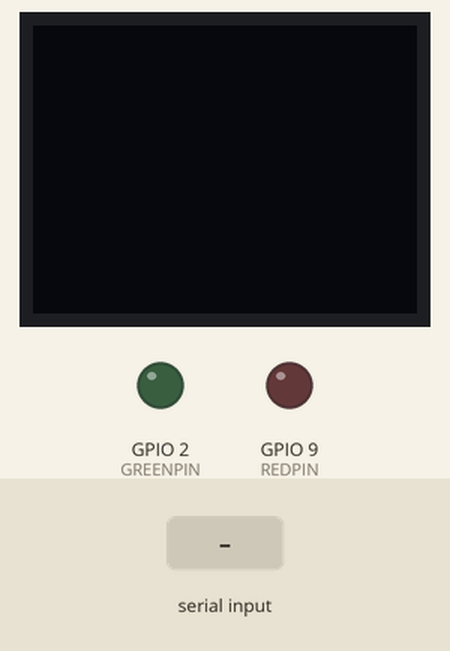
Recording of a sketch running on a simulated ESP8266 (NodeMCU). Shown: 64×48 one-colour display, output pins drawn as LEDs (lit = HIGH). The inputs (shaded band) are chosen by the test bench. What the sketch prints to the serial monitor is not drawn.

Above: at 1.2 s.
1.3 s: "1" received over the second serial link
At 2.5 s:
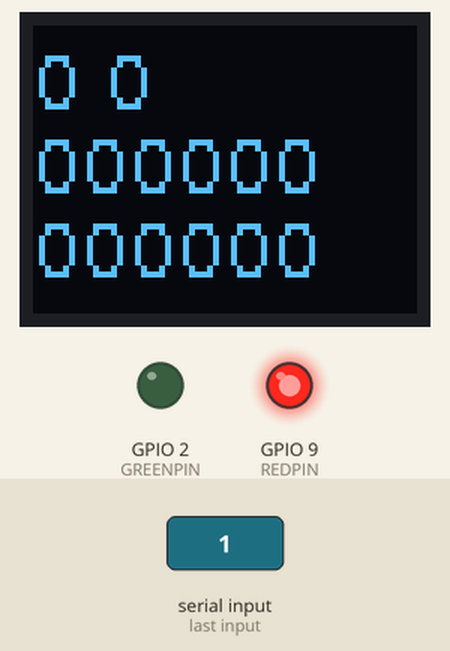
4.3 s: "0" received over the second serial link
At 7.1 s:
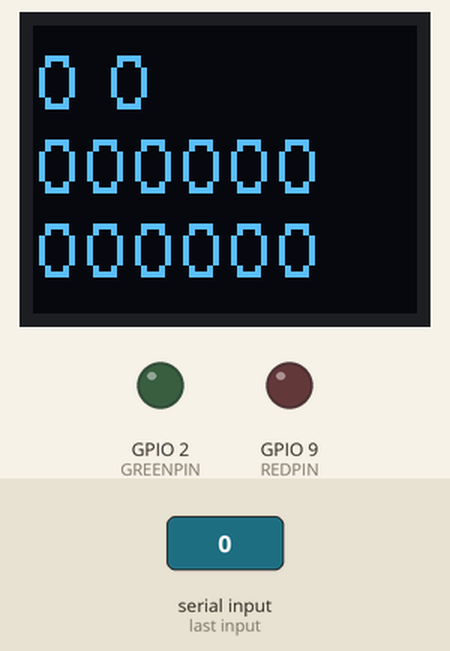
7.3 s: "2" received over the second serial link
At 8.2 s:
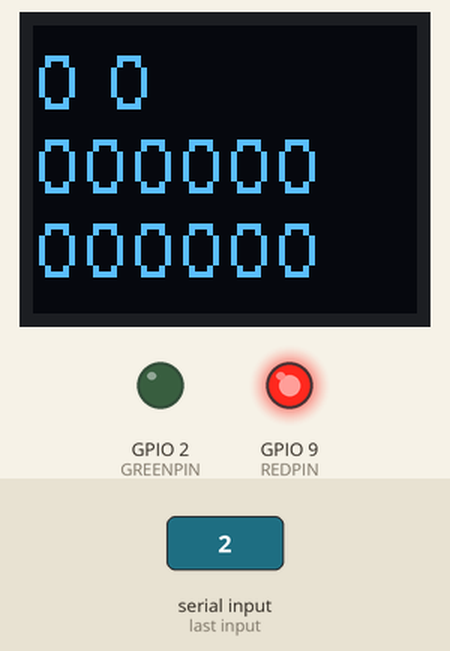
Timing chart, 0 to 10.9 s (numbered marks = the images above; inputs shaded):
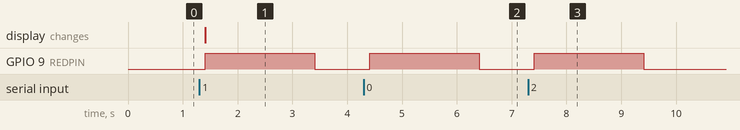

The sketch:

AnimalRFIDTagReader.ino
```cpp
#include <Wire.h>               // I2C support for the OLED display
#include "SSD1306Wire.h"        // legacy: #include "SSD1306.h"
#include "fonts.h"

// Define "DEBUG" for more debug output on serial connection
#define DEBUG
#ifdef DEBUG
 #define DEBUG_PRINTLN(x)  Serial.println (x)
 #define DEBUG_PRINT(x)  Serial.print (x)
#else
 #define DEBUG_PRINTLN(x)
 #define DEBUG_PRINT(x)
#endif

// Pins for Red/Greed LED
#define GREENPIN 2
#define REDPIN 9

// Initialize the OLED display using Arduino Wire:
SSD1306Wire display(0x3c, SDA, SCL, GEOMETRY_64_48 );   // ADDRESS, SDA, SCL  -  SDA and SCL usually populate automatically based on your board's pins_arduino.h

unsigned char message[35];
unsigned long lastSignal = 0;
bool transmission = false;
byte state = 1;
int pos;
unsigned long long testChip = 99200025140LL;

struct countrycode_t {
   int numCode;
   String alpha3Code;
} countrycodes[] = { 4, "AFG", 8, "ALB", 10, "ATA", 12, "DZA", 16, "ASM", 20, "AND", 24, "AGO", 28, "ATG", 31, "AZE", 32, "ARG",
                     36, "AUS", 40, "AUT", 44, "BHS", 48, "BHR", 50, "BGD", 51, "ARM", 52, "BRB", 56, "BEL", 60, "BMU", 64, "BTN",
                     68, "BOL", 70, "BIH", 72, "BWA", 74, "BVT", 76, "BRA", 84, "BLZ", 86, "IOT", 90, "SLB", 92, "VGB", 96, "BRN",
                     100, "BGR", 104, "MMR", 108, "BDI", 112, "BLR", 116, "KHM", 120, "CMR", 124, "CAN", 132, "CPV", 136, "CYM",
                     140, "CAF", 144, "LKA", 148, "TCD", 152, "CHL", 156, "CHN", 158, "TWN", 162, "CXR", 166, "CCK", 170, "COL",
                     174, "COM", 175, "MYT", 178, "COG", 180, "COD", 184, "COK", 188, "CRI", 191, "HRV", 192, "CUB", 196, "CYP",
                     203, "CZE", 204, "BEN", 208, "DNK", 212, "DMA", 214, "DOM", 218, "ECU", 222, "SLV", 226, "GNQ", 231, "ETH",
                     232, "ERI", 233, "EST", 234, "FRO", 238, "FLK", 239, "SGS", 242, "FJI", 246, "FIN", 248, "ALA", 250, "FRA",
                     254, "GUF", 258, "PYF", 260, "ATF", 262, "DJI", 266, "GAB", 268, "GEO", 270, "GMB", 275, "PSE", 276, "DEU",
                     288, "GHA", 292, "GIB", 296, "KIR", 300, "GRC", 304, "GRL", 308, "GRD", 312, "GLP", 316, "GUM", 320, "GTM",
                     324, "GIN", 328, "GUY", 332, "HTI", 334, "HMD", 336, "VAT", 340, "HND", 344, "HKG", 348, "HUN", 352, "ISL",
                     356, "IND", 360, "IDN", 364, "IRN", 368, "IRQ", 372, "IRL", 376, "ISR", 380, "ITA", 384, "CIV", 388, "JAM",
                     392, "JPN", 398, "KAZ", 400, "JOR", 404, "KEN", 408, "PRK", 410, "KOR", 414, "KWT", 417, "KGZ", 418, "LAO",
                     422, "LBN", 426, "LSO", 428, "LVA", 430, "LBR", 434, "LBY", 438, "LIE", 440, "LTU", 442, "LUX", 446, "MAC",
                     450, "MDG", 454, "MWI", 458, "MYS", 462, "MDV", 466, "MLI", 470, "MLT", 474, "MTQ", 478, "MRT", 480, "MUS",
                     484, "MEX", 492, "MCO", 496, "MNG", 498, "MDA", 499, "MNE", 500, "MSR", 504, "MAR", 508, "MOZ", 512, "OMN",
                     516, "NAM", 520, "NRU", 524, "NPL", 528, "NLD", 531, "CUW", 533, "ABW", 534, "SXM", 535, "BES", 540, "NCL",
                     548, "VUT", 554, "NZL", 558, "NIC", 562, "NER", 566, "NGA", 570, "NIU", 574, "NFK", 578, "NOR", 580, "MNP",
                     581, "UMI", 583, "FSM", 584, "MHL", 585, "PLW", 586, "PAK", 591, "PAN", 598, "PNG", 600, "PRY", 604, "PER",
                     608, "PHL", 612, "PCN", 616, "POL", 620, "PRT", 624, "GNB", 626, "TLS", 630, "PRI", 634, "QAT", 638, "REU",
                     642, "ROU", 643, "RUS", 646, "RWA", 652, "BLM", 654, "SHN", 659, "KNA", 660, "AIA", 662, "LCA", 663, "MAF",
                     666, "SPM", 670, "VCT", 674, "SMR", 678, "STP", 682, "SAU", 686, "SEN", 688, "SRB", 690, "SYC", 694, "SLE",
                     702, "SGP", 703, "SVK", 704, "VNM", 705, "SVN", 706, "SOM", 710, "ZAF", 716, "ZWE", 724, "ESP", 728, "SSD",
                     729, "SDN", 732, "ESH", 740, "SUR", 744, "SJM", 748, "SWZ", 752, "SWE", 756, "CHE", 760, "SYR", 762, "TJK",
                     764, "THA", 768, "TGO", 772, "TKL", 776, "TON", 780, "TTO", 784, "ARE", 788, "TUN", 792, "TUR", 795, "TKM",
                     796, "TCA", 798, "TUV", 800, "UGA", 804, "UKR", 807, "MKD", 818, "EGY", 826, "GBR", 831, "GGY", 832, "JEY",
                     833, "IMN", 834, "TZA", 840, "USA", 850, "VIR", 854, "BFA", 858, "URY", 860, "UZB", 862, "VEN", 876, "WLF",
                     882, "WSM", 887, "YEM", 894, "ZMB"};

String getCountryCode(int numCode) {
  for (int i=0; i!=sizeof(countrycodes)/sizeof(countrycodes[0]); ++i) {
    countrycode_t* c  = countrycodes+i;
    if (c->numCode == numCode) {
      return c->alpha3Code;
    }
  }
  return String(numCode);
}

void setup() {
  Serial.begin(115200);
  Serial2.begin(9600);
  pinMode(GREENPIN, OUTPUT);
  digitalWrite(GREENPIN, LOW);
  pinMode(REDPIN, OUTPUT);
  digitalWrite(REDPIN, LOW);
  lastSignal = millis();
  display.init();
  display.clear();
  display.flipScreenVertically();
  DEBUG_PRINTLN("Start");
}

void loop() {
  char hexvalue[2];
  switch (state) {
    // State 1: Wait for Serial input from the RFID reader module
    case 1: {
        if (Serial2.available() > 0) {
          lastSignal = millis();
          pos = 0;
          state = 2;
          DEBUG_PRINTLN("Changing from state 1 to 2");
        }
        break;
      }
    // State 2: Read Serial input from the RFID reader module until max. 35 bytes or no input for 100ms
    case 2: {
        // Reading of message
        if (Serial2.available() > 0 && pos < 35) {
          lastSignal = millis();
          message[pos] = Serial2.read();
                         sprintf(hexvalue, "%02X", message[pos]);
                         DEBUG_PRINT(hexvalue);
                         DEBUG_PRINT(",");
          pos++;
        }
        if (millis() - lastSignal > 100) {
          state = 3;
          DEBUG_PRINTLN("");
          DEBUG_PRINTLN("Changing from state 2 to 3");
        }
        if (pos >= 35) {
          delay(300);
          state = 1;
          DEBUG_PRINTLN("");
          DEBUG_PRINTLN("Changing from state 2 to 1");
        }
      }
      break;
    // Stage 3: Calculate checksum and decode tag information if checksum is OK
    case 3: {
        // checksum
        byte check = message[1];
        for (int i = 2; i < 11; i++) {
          check = check ^ message[i];
        }
        if (check == message[11]) {
          DEBUG_PRINTLN("Check OK");

          // Decode
          unsigned long long id = 0LL;
          for (int i = 6; i < 11; i++) {
            id = (id << 8) + (unsigned long)message[i];
          }
          int countryNbr = (uint32_t) message[4] << 8;
          countryNbr |= (uint32_t) message[5];
          String countryCode = getCountryCode(countryNbr);
          Serial.print("Country=");
          Serial.println(countryCode);
          display.clear();
          display.setFont(Dialog_Plain_12);
          display.drawString(0, 2, countryCode + " " + countryNbr);
          // Serial.println(display.getStringWidth(countryCode + " " + countryNbr));
          char highBuf[10];
          char lowBuf[10];
          sprintf(highBuf, "%06ld", id/1000000L);
          sprintf(lowBuf, "%06ld", id%1000000L);
          Serial.print("TagNumber=");
          Serial.print(countryNbr);
          Serial.print(highBuf);
          Serial.println(lowBuf);
          display.drawString(0, 16, highBuf);
          display.drawString(0, 30, lowBuf);
          display.display();

          if (id == testChip) {
            digitalWrite(GREENPIN, HIGH);
            digitalWrite(REDPIN, LOW);
            DEBUG_PRINTLN("It is Buddy!");
          } else {
            digitalWrite(GREENPIN, LOW);
            digitalWrite(REDPIN, HIGH);
            DEBUG_PRINTLN("It is not Buddy!");
          }
          state = 4;
          DEBUG_PRINTLN("Changing from state 3 to 4");
        } else {
          Serial.println("Read Error");
          #ifdef DEBUG
            Serial.println("Check FAILED");
            Serial.print("Calculated Checksum: ");
            Serial.println(check, HEX);
            Serial.print("Expected Checksum: ");
            Serial.println(message[11], HEX);
          #endif
          display.clear();
          display.setFont(Dialog_Plain_12);
          display.drawString(0, 2, "Read Error");
          state = 1;
          DEBUG_PRINTLN("Changing from state 3 to 1");
        }
        break;
      }
    case 4: {
        delay(2000);
        digitalWrite(GREENPIN, LOW);
        digitalWrite(REDPIN, LOW);
        state = 1;
        DEBUG_PRINTLN("Changing from state 4 to 1");
        break;
      }
  } //switch
}
```

Source omitted: fonts.h (data table, 25082 bytes)

Measured:
- after the input at 1.3 s, GPIO 9 (REDPIN): LOW → HIGH after 0.11 s, → LOW 2.0 s later; the display: changes after 0.11 s (image 1)
- after the input at 4.3 s, GPIO 9 (REDPIN): LOW → HIGH after 0.11 s, → LOW 2.0 s later
- after the input at 7.3 s, GPIO 9 (REDPIN): LOW → HIGH after 0.11 s, → LOW 2.0 s later
